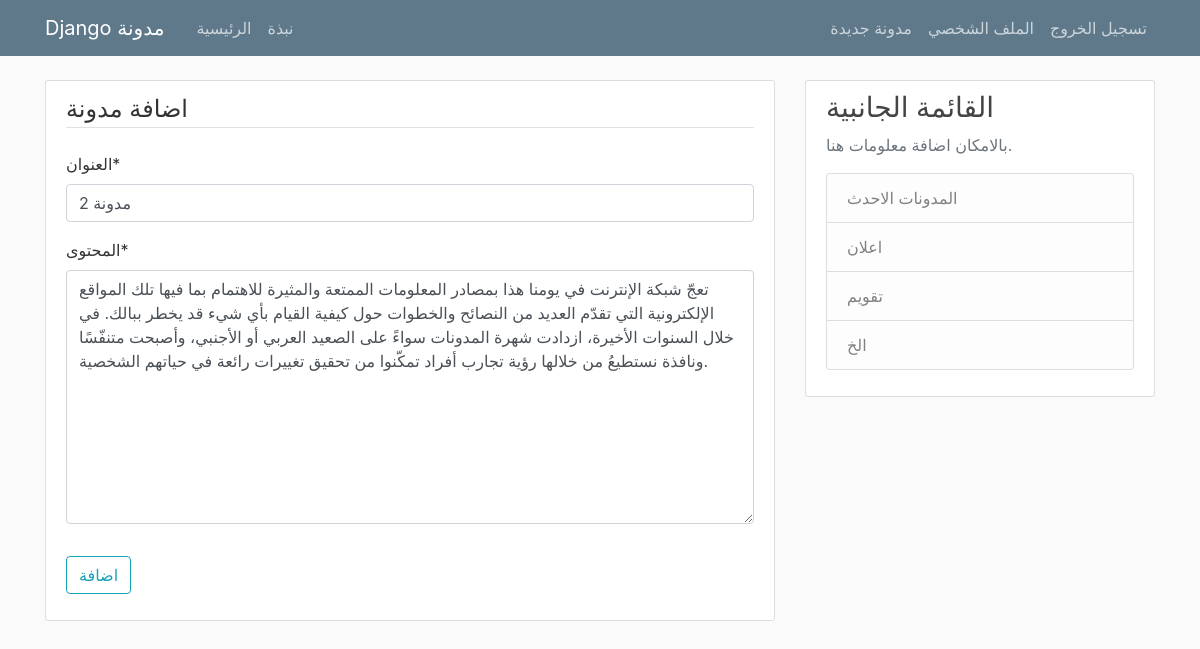
Page /post/30/update/ (signed in) on the committed database.
### blog/models.py (models this page shows, shortened)
class Post(models.Model):
    title = models.CharField(verbose_name= 'العنوان', max_length=100)
    content = models.TextField(verbose_name= 'المحتوى')
    date_posted = models.DateTimeField(default=timezone.now)
    author = models.ForeignKey(User, on_delete=models.CASCADE)

### blog/views.py (the view, shortened to what this page needs)
# urls.py: path('post/<int:pk>/update/', PostUpdateView.as_view(), name='post-update'),
class PostUpdateView(LoginRequiredMixin, UserPassesTestMixin, UpdateView):
    model = Post
    fields = ['title', 'content']
    def test_func(self):
        post = self.get_object()
        if self.request.user == post.author:
            return True
        return False

### blog/templates/blog/post_form.html (shortened to what this page needs)
{% extends "blog/base.html" %}
{% load crispy_forms_tags %}
{% block content %}
    <div class="content-section">
        <form method="POST">
            <fieldset class="form-group">
                <legend class="border-bottom mb-4">اضافة مدونة</legend>
                {{ form|crispy }}
            </fieldset>
            <div class="form-group">
                <button class="btn btn-outline-info" type="submit">اضافة</button>
            </div>
        </form>
    </div>
{% endblock content %}

### blog/static/blog/main.css (style rules this page uses)
body { background: #fafafa; color: #333333; margin-top: 5rem; }
.content-section { background: #ffffff; padding: 10px 20px; border: 1px solid #dddddd; border-radius: 3px; margin-bottom: 20px; }

### rows in the picture
Post: title "مدونة 2", content "تعجّ شبكة الإنترنت في يومنا هذا بمصادر المعلومات الممتعة والمثيرة للاهتمام بما فيها تلك المواقع الإلكترونية التي تقدّم العديد من النصائح والخطوات حول كيفية القيام بأي شيء قد يخطر ببالك. في خلال السنوات الأخيرة، ازدادت شهرة المدونات سواءً على الصعيد العربي أو الأجنبي، وأصبحت متنفّسًا ونافذة نستطيعُ من خلالها رؤية تجارب أفراد تمكّنوا من تحقيق تغييرات رائعة في حياتهم الشخصية."
